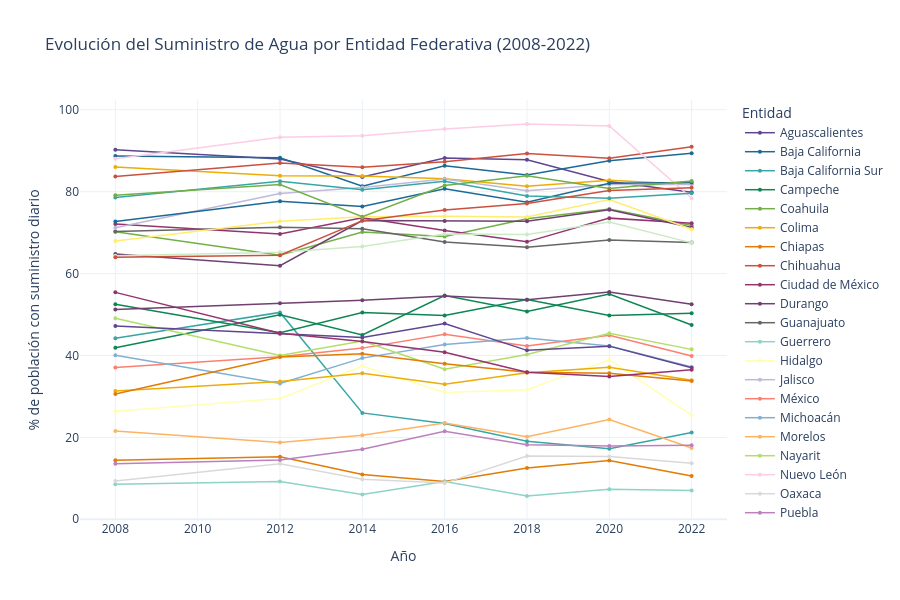

The code cell stored with this chart in its notebook:
### Code cell
colores = px.colors.qualitative.Prism + px.colors.qualitative.Set3
df_tidy = pd.melt(
    suministro_total,  
    id_vars=['Entidad'],
    var_name='Año', 
    value_name='Porcentaje'
)
df_tidy['Año'] = df_tidy['Año'].astype(int)

# Verificar que funcionó
print("Datos transformados:")
print(df_tidy.head())
print(f"\nAños disponibles: {sorted(df_tidy['Año'].unique())}")
print(f"Entidades: {df_tidy['Entidad'].nunique()}")

# Crear gráfico de líneas
fig = px.line(
    df_tidy, 
    x='Año', 
    y='Porcentaje', 
    color='Entidad',
    color_discrete_sequence=colores,
    title='Evolución del Suministro de Agua por Entidad Federativa (2008-2022)',
    labels={'Porcentaje': '% de población con suministro diario', 'Año': 'Año'},
    template='plotly_white'
)

# Mejorar visualización
fig.update_traces(mode='lines+markers', marker=dict(size=4), line=dict(width=1.5))
fig.update_layout(
    height=600,
    hovermode='x unified',
    legend=dict(
        title='Entidad',
        orientation='v',
        yanchor='top',
        y=1,
        xanchor='left',
        x=1.02
    )
)

# Mostrar gráfica
fig.show()

# Guardar como HTML interactivo
fig.write_html('grafica_suministro_agua.html')

### Figure 1 — Plotly figure (JSON) as saved in the notebook; plotly's stock layout.template omitted (floating-point values rounded to 4 significant figures)
{"data": [{"hovertemplate": "Entidad=Aguascalientes<br>Año=%{x}<br>% de población con suministro diario=%{y}<extra></extra>", "legendgroup": "Aguascalientes", "line": {"color": "rgb(95, 70, 144)", "dash": "solid", "width": 1.5}, "marker": {"size": 4, "symbol": "circle"}, "mode": "lines+markers", "name": "Aguascalientes", "orientation": "v", "showlegend": true, "type": "scatter", "x": [2008, 2012, 2014, 2016, 2018, 2020, 2022], "xaxis": "x", "y": [90.26, 87.97, 83.61, 88.23, 87.8, 82.5, 79.87], "yaxis": "y"}, {"hovertemplate": "Entidad=Baja California<br>Año=%{x}<br>% de población con suministro diario=%{y}<extra></extra>", "legendgroup": "Baja California", "line": {"color": "rgb(29, 105, 150)", "dash": "solid", "width": 1.5}, "marker": {"size": 4, "symbol": "circle"}, "mode": "lines+markers", "name": "Baja California", "orientation": "v", "showlegend": true, "type": "scatter", "x": [2008, 2012, 2014, 2016, 2018, 2020, 2022], "xaxis": "x", "y": [88.73, 88.26, 81.31, 86.31, 84.09, 87.58, 89.4], "yaxis": "y"}, {"hovertemplate": "Entidad=Baja California Sur<br>Año=%{x}<br>% de población con suministro diario=%{y}<extra></extra>", "legendgroup": "Baja California Sur", "line": {"color": "rgb(56, 166, 165)", "dash": "solid", "width": 1.5}, "marker": {"size": 4, "symbol": "circle"}, "mode": "lines+markers", "name": "Baja California Sur", "orientation": "v", "showlegend": true, "type": "scatter", "x": [2008, 2012, 2014, 2016, 2018, 2020, 2022], "xaxis": "x", "y": [44.19, 50.52, 25.98, 23.39, 19.04, 17.23, 21.19], "yaxis": "y"}, {"hovertemplate": "Entidad=Campeche<br>Año=%{x}<br>% de población con suministro diario=%{y}<extra></extra>", "legendgroup": "Campeche", "line": {"color": "rgb(15, 133, 84)", "dash": "solid", "width": 1.5}, "marker": {"size": 4, "symbol": "circle"}, "mode": "lines+markers", "name": "Campeche", "orientation": "v", "showlegend": true, "type": "scatter", "x": [2008, 2012, 2014, 2016, 2018, 2020, 2022], "xaxis": "x", "y": [41.91, 49.96, 45.03, 54.66, 50.74, 55.02, 47.46], "yaxis": "y"}, {"hovertemplate": "Entidad=Coahuila<br>Año=%{x}<br>% de población con suministro diario=%{y}<extra></extra>", "legendgroup": "Coahuila", "line": {"color": "rgb(115, 175, 72)", "dash": "solid", "width": 1.5}, "marker": {"size": 4, "symbol": "circle"}, "mode": "lines+markers", "name": "Coahuila", "orientation": "v", "showlegend": true, "type": "scatter", "x": [2008, 2012, 2014, 2016, 2018, 2020, 2022], "xaxis": "x", "y": [70.19, 64.47, 70.16, 69.04, 73.36, 75.76, 71.72], "yaxis": "y"}, {"hovertemplate": "Entidad=Colima<br>Año=%{x}<br>% de población con suministro diario=%{y}<extra></extra>", "legendgroup": "Colima", "line": {"color": "rgb(237, 173, 8)", "dash": "solid", "width": 1.5}, "marker": {"size": 4, "symbol": "circle"}, "mode": "lines+markers", "name": "Colima", "orientation": "v", "showlegend": true, "type": "scatter", "x": [2008, 2012, 2014, 2016, 2018, 2020, 2022], "xaxis": "x", "y": [86.04, 83.92, 83.85, 83.15, 81.31, 82.82, 81.77], "yaxis": "y"}, {"hovertemplate": "Entidad=Chiapas<br>Año=%{x}<br>% de población con suministro diario=%{y}<extra></extra>", "legendgroup": "Chiapas", "line": {"color": "rgb(225, 124, 5)", "dash": "solid", "width": 1.5}, "marker": {"size": 4, "symbol": "circle"}, "mode": "lines+markers", "name": "Chiapas", "orientation": "v", "showlegend": true, "type": "scatter", "x": [2008, 2012, 2014, 2016, 2018, 2020, 2022], "xaxis": "x", "y": [14.4, 15.25, 10.95, 9.247, 12.55, 14.38, 10.55], "yaxis": "y"}, {"hovertemplate": "Entidad=Chihuahua<br>Año=%{x}<br>% de población con suministro diario=%{y}<extra></extra>", "legendgroup": "Chihuahua", "line": {"color": "rgb(204, 80, 62)", "dash": "solid", "width": 1.5}, "marker": {"size": 4, "symbol": "circle"}, "mode": "lines+markers", "name": "Chihuahua", "orientation": "v", "showlegend": true, "type": "scatter", "x": [2008, 2012, 2014, 2016, 2018, 2020, 2022], "xaxis": "x", "y": [83.74, 86.99, 85.97, 87.3, 89.35, 88.18, 91.0], "yaxis": "y"}, {"hovertemplate": "Entidad=Ciudad de México<br>Año=%{x}<br>% de población con suministro diario=%{y}<extra></extra>", "legendgroup": "Ciudad de México", "line": {"color": "rgb(148, 52, 110)", "dash": "solid", "width": 1.5}, "marker": {"size": 4, "symbol": "circle"}, "mode": "lines+markers", "name": "Ciudad de México", "orientation": "v", "showlegend": true, "type": "scatter", "x": [2008, 2012, 2014, 2016, 2018, 2020, 2022], "xaxis": "x", "y": [72.1, 69.67, 73.62, 70.54, 67.75, 73.54, 72.3], "yaxis": "y"}, {"hovertemplate": "Entidad=Durango<br>Año=%{x}<br>% de población con suministro diario=%{y}<extra></extra>", "legendgroup": "Durango", "line": {"color": "rgb(111, 64, 112)", "dash": "solid", "width": 1.5}, "marker": {"size": 4, "symbol": "circle"}, "mode": "lines+markers", "name": "Durango", "orientation": "v", "showlegend": true, "type": "scatter", "x": [2008, 2012, 2014, 2016, 2018, 2020, 2022], "xaxis": "x", "y": [64.77, 61.94, 72.95, 72.86, 72.79, 75.61, 71.24], "yaxis": "y"}, {"hovertemplate": "Entidad=Guanajuato<br>Año=%{x}<br>% de población con suministro diario=%{y}<extra></extra>", "legendgroup": "Guanajuato", "line": {"color": "rgb(102, 102, 102)", "dash": "solid", "width": 1.5}, "marker": {"size": 4, "symbol": "circle"}, "mode": "lines+markers", "name": "Guanajuato", "orientation": "v", "showlegend": true, "type": "scatter", "x": [2008, 2012, 2014, 2016, 2018, 2020, 2022], "xaxis": "x", "y": [70.28, 71.29, 70.93, 67.71, 66.42, 68.21, 67.57], "yaxis": "y"}, {"hovertemplate": "Entidad=Guerrero<br>Año=%{x}<br>% de población con suministro diario=%{y}<extra></extra>", "legendgroup": "Guerrero", "line": {"color": "rgb(141,211,199)", "dash": "solid", "width": 1.5}, "marker": {"size": 4, "symbol": "circle"}, "mode": "lines+markers", "name": "Guerrero", "orientation": "v", "showlegend": true, "type": "scatter", "x": [2008, 2012, 2014, 2016, 2018, 2020, 2022], "xaxis": "x", "y": [8.556, 9.201, 6.036, 9.244, 5.688, 7.337, 7.02], "yaxis": "y"}, {"hovertemplate": "Entidad=Hidalgo<br>Año=%{x}<br>% de población con suministro diario=%{y}<extra></extra>", "legendgroup": "Hidalgo", "line": {"color": "rgb(255,255,179)", "dash": "solid", "width": 1.5}, "marker": {"size": 4, "symbol": "circle"}, "mode": "lines+markers", "name": "Hidalgo", "orientation": "v", "showlegend": true, "type": "scatter", "x": [2008, 2012, 2014, 2016, 2018, 2020, 2022], "xaxis": "x", "y": [26.38, 29.5, 37.4, 30.95, 31.65, 38.95, 25.45], "yaxis": "y"}, {"hovertemplate": "Entidad=Jalisco<br>Año=%{x}<br>% de población con suministro diario=%{y}<extra></extra>", "legendgroup": "Jalisco", "line": {"color": "rgb(190,186,218)", "dash": "solid", "width": 1.5}, "marker": {"size": 4, "symbol": "circle"}, "mode": "lines+markers", "name": "Jalisco", "orientation": "v", "showlegend": true, "type": "scatter", "x": [2008, 2012, 2014, 2016, 2018, 2020, 2022], "xaxis": "x", "y": [71.19, 79.56, 81.05, 83.12, 80.22, 81.78, 81.73], "yaxis": "y"}, {"hovertemplate": "Entidad=México<br>Año=%{x}<br>% de población con suministro diario=%{y}<extra></extra>", "legendgroup": "México", "line": {"color": "rgb(251,128,114)", "dash": "solid", "width": 1.5}, "marker": {"size": 4, "symbol": "circle"}, "mode": "lines+markers", "name": "México", "orientation": "v", "showlegend": true, "type": "scatter", "x": [2008, 2012, 2014, 2016, 2018, 2020, 2022], "xaxis": "x", "y": [37.08, 39.71, 41.8, 45.21, 42.29, 44.93, 39.86], "yaxis": "y"}, {"hovertemplate": "Entidad=Michoacán<br>Año=%{x}<br>% de población con suministro diario=%{y}<extra></extra>", "legendgroup": "Michoacán", "line": {"color": "rgb(128,177,211)", "dash": "solid", "width": 1.5}, "marker": {"size": 4, "symbol": "circle"}, "mode": "lines+markers", "name": "Michoacán", "orientation": "v", "showlegend": true, "type": "scatter", "x": [2008, 2012, 2014, 2016, 2018, 2020, 2022], "xaxis": "x", "y": [40.07, 33.18, 39.36, 42.68, 44.25, 42.34, 37.18], "yaxis": "y"}, {"hovertemplate": "Entidad=Morelos<br>Año=%{x}<br>% de población con suministro diario=%{y}<extra></extra>", "legendgroup": "Morelos", "line": {"color": "rgb(253,180,98)", "dash": "solid", "width": 1.5}, "marker": {"size": 4, "symbol": "circle"}, "mode": "lines+markers", "name": "Morelos", "orientation": "v", "showlegend": true, "type": "scatter", "x": [2008, 2012, 2014, 2016, 2018, 2020, 2022], "xaxis": "x", "y": [21.58, 18.74, 20.54, 23.54, 20.15, 24.36, 17.4], "yaxis": "y"}, {"hovertemplate": "Entidad=Nayarit<br>Año=%{x}<br>% de población con suministro diario=%{y}<extra></extra>", "legendgroup": "Nayarit", "line": {"color": "rgb(179,222,105)", "dash": "solid", "width": 1.5}, "marker": {"size": 4, "symbol": "circle"}, "mode": "lines+markers", "name": "Nayarit", "orientation": "v", "showlegend": true, "type": "scatter", "x": [2008, 2012, 2014, 2016, 2018, 2020, 2022], "xaxis": "x", "y": [49.09, 40.01, 43.54, 36.67, 40.23, 45.44, 41.49], "yaxis": "y"}, {"hovertemplate": "Entidad=Nuevo León<br>Año=%{x}<br>% de población con suministro diario=%{y}<extra></extra>", "legendgroup": "Nuevo León", "line": {"color": "rgb(252,205,229)", "dash": "solid", "width": 1.5}, "marker": {"size": 4, "symbol": "circle"}, "mode": "lines+markers", "name": "Nuevo León", "orientation": "v", "showlegend": true, "type": "scatter", "x": [2008, 2012, 2014, 2016, 2018, 2020, 2022], "xaxis": "x", "y": [88.03, 93.31, 93.66, 95.28, 96.53, 96.04, 78.39], "yaxis": "y"}, {"hovertemplate": "Entidad=Oaxaca<br>Año=%{x}<br>% de población con suministro diario=%{y}<extra></extra>", "legendgroup": "Oaxaca", "line": {"color": "rgb(217,217,217)", "dash": "solid", "width": 1.5}, "marker": {"size": 4, "symbol": "circle"}, "mode": "lines+markers", "name": "Oaxaca", "orientation": "v", "showlegend": true, "type": "scatter", "x": [2008, 2012, 2014, 2016, 2018, 2020, 2022], "xaxis": "x", "y": [9.336, 13.57, 9.787, 8.834, 15.46, 15.34, 13.69], "yaxis": "y"}, {"hovertemplate": "Entidad=Puebla<br>Año=%{x}<br>% de población con suministro diario=%{y}<extra></extra>", "legendgroup": "Puebla", "line": {"color": "rgb(188,128,189)", "dash": "solid", "width": 1.5}, "marker": {"size": 4, "symbol": "circle"}, "mode": "lines+markers", "name": "Puebla", "orientation": "v", "showlegend": true, "type": "scatter", "x": [2008, 2012, 2014, 2016, 2018, 2020, 2022], "xaxis": "x", "y": [13.54, 14.49, 17.08, 21.49, 18.2, 17.92, 18.11], "yaxis": "y"}, {"hovertemplate": "Entidad=Querétaro<br>Año=%{x}<br>% de población con suministro diario=%{y}<extra></extra>", "legendgroup": "Querétaro", "line": {"color": "rgb(204,235,197)", "dash": "solid", "width": 1.5}, "marker": {"size": 4, "symbol": "circle"}, "mode": "lines+markers", "name": "Querétaro", "orientation": "v", "showlegend": true, "type": "scatter", "x": [2008, 2012, 2014, 2016, 2018, 2020, 2022], "xaxis": "x", "y": [64.34, 65.21, 66.59, 69.68, 69.53, 72.6, 67.5], "yaxis": "y"}, {"hovertemplate": "Entidad=Quintana Roo<br>Año=%{x}<br>% de población con suministro diario=%{y}<extra></extra>", "legendgroup": "Quintana Roo", "line": {"color": "rgb(255,237,111)", "dash": "solid", "width": 1.5}, "marker": {"size": 4, "symbol": "circle"}, "mode": "lines+markers", "name": "Quintana Roo", "orientation": "v", "showlegend": true, "type": "scatter", "x": [2008, 2012, 2014, 2016, 2018, 2020, 2022], "xaxis": "x", "y": [67.95, 72.77, 73.86, 73.98, 73.8, 78.08, 70.84], "yaxis": "y"}, {"hovertemplate": "Entidad=San Luis Potosí<br>Año=%{x}<br>% de población con suministro diario=%{y}<extra></extra>", "legendgroup": "San Luis Potosí", "line": {"color": "rgb(95, 70, 144)", "dash": "solid", "width": 1.5}, "marker": {"size": 4, "symbol": "circle"}, "mode": "lines+markers", "name": "San Luis Potosí", "orientation": "v", "showlegend": true, "type": "scatter", "x": [2008, 2012, 2014, 2016, 2018, 2020, 2022], "xaxis": "x", "y": [47.22, 45.32, 44.41, 47.8, 41.26, 42.28, 37.03], "yaxis": "y"}, {"hovertemplate": "Entidad=Sinaloa<br>Año=%{x}<br>% de población con suministro diario=%{y}<extra></extra>", "legendgroup": "Sinaloa", "line": {"color": "rgb(29, 105, 150)", "dash": "solid", "width": 1.5}, "marker": {"size": 4, "symbol": "circle"}, "mode": "lines+markers", "name": "Sinaloa", "orientation": "v", "showlegend": true, "type": "scatter", "x": [2008, 2012, 2014, 2016, 2018, 2020, 2022], "xaxis": "x", "y": [72.74, 77.67, 76.4, 80.69, 77.43, 82.08, 82.21], "yaxis": "y"}, {"hovertemplate": "Entidad=Sonora<br>Año=%{x}<br>% de población con suministro diario=%{y}<extra></extra>", "legendgroup": "Sonora", "line": {"color": "rgb(56, 166, 165)", "dash": "solid", "width": 1.5}, "marker": {"size": 4, "symbol": "circle"}, "mode": "lines+markers", "name": "Sonora", "orientation": "v", "showlegend": true, "type": "scatter", "x": [2008, 2012, 2014, 2016, 2018, 2020, 2022], "xaxis": "x", "y": [78.57, 82.53, 80.47, 82.56, 78.94, 78.42, 79.59], "yaxis": "y"}, {"hovertemplate": "Entidad=Tabasco<br>Año=%{x}<br>% de población con suministro diario=%{y}<extra></extra>", "legendgroup": "Tabasco", "line": {"color": "rgb(15, 133, 84)", "dash": "solid", "width": 1.5}, "marker": {"size": 4, "symbol": "circle"}, "mode": "lines+markers", "name": "Tabasco", "orientation": "v", "showlegend": true, "type": "scatter", "x": [2008, 2012, 2014, 2016, 2018, 2020, 2022], "xaxis": "x", "y": [52.52, 45.56, 50.52, 49.76, 53.64, 49.74, 50.32], "yaxis": "y"}, {"hovertemplate": "Entidad=Tamaulipas<br>Año=%{x}<br>% de población con suministro diario=%{y}<extra></extra>", "legendgroup": "Tamaulipas", "line": {"color": "rgb(115, 175, 72)", "dash": "solid", "width": 1.5}, "marker": {"size": 4, "symbol": "circle"}, "mode": "lines+markers", "name": "Tamaulipas", "orientation": "v", "showlegend": true, "type": "scatter", "x": [2008, 2012, 2014, 2016, 2018, 2020, 2022], "xaxis": "x", "y": [79.12, 81.76, 73.91, 81.52, 83.87, 80.8, 82.59], "yaxis": "y"}, {"hovertemplate": "Entidad=Tlaxcala<br>Año=%{x}<br>% de población con suministro diario=%{y}<extra></extra>", "legendgroup": "Tlaxcala", "line": {"color": "rgb(237, 173, 8)", "dash": "solid", "width": 1.5}, "marker": {"size": 4, "symbol": "circle"}, "mode": "lines+markers", "name": "Tlaxcala", "orientation": "v", "showlegend": true, "type": "scatter", "x": [2008, 2012, 2014, 2016, 2018, 2020, 2022], "xaxis": "x", "y": [31.34, 33.64, 35.64, 32.99, 35.8, 37.12, 33.97], "yaxis": "y"}, {"hovertemplate": "Entidad=Veracruz<br>Año=%{x}<br>% de población con suministro diario=%{y}<extra></extra>", "legendgroup": "Veracruz", "line": {"color": "rgb(225, 124, 5)", "dash": "solid", "width": 1.5}, "marker": {"size": 4, "symbol": "circle"}, "mode": "lines+markers", "name": "Veracruz", "orientation": "v", "showlegend": true, "type": "scatter", "x": [2008, 2012, 2014, 2016, 2018, 2020, 2022], "xaxis": "x", "y": [30.58, 39.65, 40.43, 38.0, 35.92, 35.69, 33.78], "yaxis": "y"}, {"hovertemplate": "Entidad=Yucatán<br>Año=%{x}<br>% de población con suministro diario=%{y}<extra></extra>", "legendgroup": "Yucatán", "line": {"color": "rgb(204, 80, 62)", "dash": "solid", "width": 1.5}, "marker": {"size": 4, "symbol": "circle"}, "mode": "lines+markers", "name": "Yucatán", "orientation": "v", "showlegend": true, "type": "scatter", "x": [2008, 2012, 2014, 2016, 2018, 2020, 2022], "xaxis": "x", "y": [63.99, 64.47, 72.92, 75.55, 77.09, 80.29, 80.99], "yaxis": "y"}, {"hovertemplate": "Entidad=Zacatecas<br>Año=%{x}<br>% de población con suministro diario=%{y}<extra></extra>", "legendgroup": "Zacatecas", "line": {"color": "rgb(148, 52, 110)", "dash": "solid", "width": 1.5}, "marker": {"size": 4, "symbol": "circle"}, "mode": "lines+markers", "name": "Zacatecas", "orientation": "v", "showlegend": true, "type": "scatter", "x": [2008, 2012, 2014, 2016, 2018, 2020, 2022], "xaxis": "x", "y": [55.42, 45.45, 43.42, 40.77, 35.89, 34.86, 36.51], "yaxis": "y"}, {"hovertemplate": "Entidad=Nacional<br>Año=%{x}<br>% de población con suministro diario=%{y}<extra></extra>", "legendgroup": "Nacional", "line": {"color": "rgb(111, 64, 112)", "dash": "solid", "width": 1.5}, "marker": {"size": 4, "symbol": "circle"}, "mode": "lines+markers", "name": "Nacional", "orientation": "v", "showlegend": true, "type": "scatter", "x": [2008, 2012, 2014, 2016, 2018, 2020, 2022], "xaxis": "x", "y": [51.21, 52.77, 53.5, 54.55, 53.62, 55.49, 52.54], "yaxis": "y"}], "layout": {"height": 600, "hovermode": "x unified", "legend": {"orientation": "v", "title": {"text": "Entidad"}, "tracegroupgap": 0, "x": 1.02, "xanchor": "left", "y": 1, "yanchor": "top"}, "title": {"text": "Evolución del Suministro de Agua por Entidad Federativa (2008-2022)"}, "xaxis": {"anchor": "y", "domain": [0, 1], "title": {"text": "Año"}}, "yaxis": {"anchor": "x", "domain": [0, 1], "title": {"text": "% de población con suministro diario"}}}}
